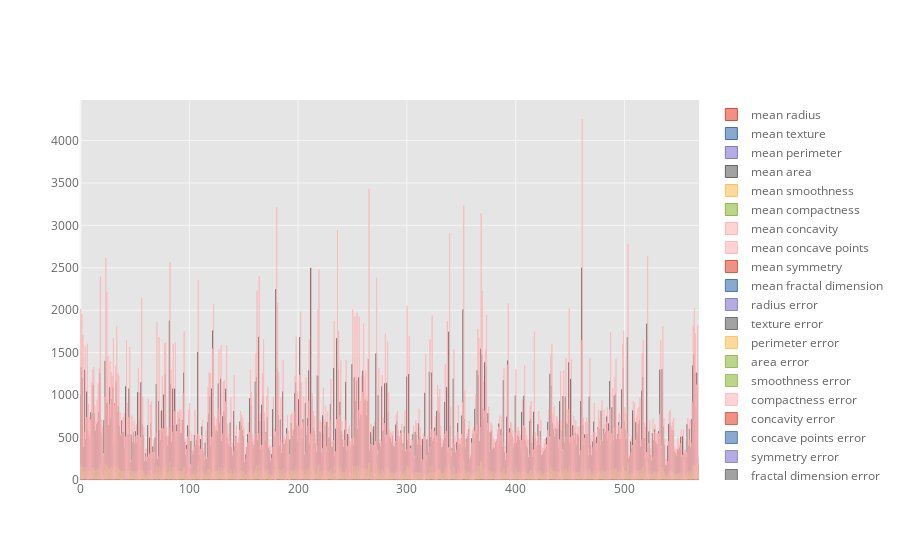

Here is the notebook cell this chart was saved with:
### Code cell
df.iplot(kind="bar")

### Figure 1 — Plotly figure (JSON) as saved in the notebook; plotly's stock layout.template omitted (floating-point values rounded to 4 significant figures; data arrays with more than 128 entries replaced by an {"elided": "..."} marker saying what was removed)
{"data": [{"marker": {"color": "rgba(226, 74, 51, 0.6)", "line": {"color": "rgba(226, 74, 51, 1.0)", "width": 1}}, "name": "mean radius", "orientation": "v", "text": "", "x": {"elided": "569 int values"}, "y": {"elided": "569 float values"}, "type": "bar"}, {"marker": {"color": "rgba(62, 111, 176, 0.6)", "line": {"color": "rgba(62, 111, 176, 1.0)", "width": 1}}, "name": "mean texture", "orientation": "v", "text": "", "x": {"elided": "569 int values"}, "y": {"elided": "569 float values"}, "type": "bar"}, {"marker": {"color": "rgba(132, 118, 202, 0.6)", "line": {"color": "rgba(132, 118, 202, 1.0)", "width": 1}}, "name": "mean perimeter", "orientation": "v", "text": "", "x": {"elided": "569 int values"}, "y": {"elided": "569 float values"}, "type": "bar"}, {"marker": {"color": "rgba(101, 101, 101, 0.6)", "line": {"color": "rgba(101, 101, 101, 1.0)", "width": 1}}, "name": "mean area", "orientation": "v", "text": "", "x": {"elided": "569 int values"}, "y": {"elided": "569 float values"}, "type": "bar"}, {"marker": {"color": "rgba(251, 193, 94, 0.6)", "line": {"color": "rgba(251, 193, 94, 1.0)", "width": 1}}, "name": "mean smoothness", "orientation": "v", "text": "", "x": {"elided": "569 int values"}, "y": {"elided": "569 float values"}, "type": "bar"}, {"marker": {"color": "rgba(142, 186, 66, 0.6)", "line": {"color": "rgba(142, 186, 66, 1.0)", "width": 1}}, "name": "mean compactness", "orientation": "v", "text": "", "x": {"elided": "569 int values"}, "y": {"elided": "569 float values"}, "type": "bar"}, {"marker": {"color": "rgba(255, 181, 184, 0.6)", "line": {"color": "rgba(255, 181, 184, 1.0)", "width": 1}}, "name": "mean concavity", "orientation": "v", "text": "", "x": {"elided": "569 int values"}, "y": {"elided": "569 float values"}, "type": "bar"}, {"marker": {"color": "rgba(255, 181, 184, 0.6)", "line": {"color": "rgba(255, 181, 184, 0.8999999999999999)", "width": 1}}, "name": "mean concave points", "orientation": "v", "text": "", "x": {"elided": "569 int values"}, "y": {"elided": "569 float values"}, "type": "bar"}, {"marker": {"color": "rgba(226, 74, 51, 0.6)", "line": {"color": "rgba(226, 74, 51, 0.8999999999999999)", "width": 1}}, "name": "mean symmetry", "orientation": "v", "text": "", "x": {"elided": "569 int values"}, "y": {"elided": "569 float values"}, "type": "bar"}, {"marker": {"color": "rgba(62, 111, 176, 0.6)", "line": {"color": "rgba(62, 111, 176, 0.8999999999999999)", "width": 1}}, "name": "mean fractal dimension", "orientation": "v", "text": "", "x": {"elided": "569 int values"}, "y": {"elided": "569 float values"}, "type": "bar"}, {"marker": {"color": "rgba(132, 118, 202, 0.6)", "line": {"color": "rgba(132, 118, 202, 0.8999999999999999)", "width": 1}}, "name": "radius error", "orientation": "v", "text": "", "x": {"elided": "569 int values"}, "y": {"elided": "569 float values"}, "type": "bar"}, {"marker": {"color": "rgba(101, 101, 101, 0.6)", "line": {"color": "rgba(101, 101, 101, 0.8999999999999999)", "width": 1}}, "name": "texture error", "orientation": "v", "text": "", "x": {"elided": "569 int values"}, "y": {"elided": "569 float values"}, "type": "bar"}, {"marker": {"color": "rgba(251, 193, 94, 0.6)", "line": {"color": "rgba(251, 193, 94, 0.8999999999999999)", "width": 1}}, "name": "perimeter error", "orientation": "v", "text": "", "x": {"elided": "569 int values"}, "y": {"elided": "569 float values"}, "type": "bar"}, {"marker": {"color": "rgba(142, 186, 66, 0.6)", "line": {"color": "rgba(142, 186, 66, 0.8999999999999999)", "width": 1}}, "name": "area error", "orientation": "v", "text": "", "x": {"elided": "569 int values"}, "y": {"elided": "569 float values"}, "type": "bar"}, {"marker": {"color": "rgba(142, 186, 66, 0.6)", "line": {"color": "rgba(142, 186, 66, 0.7999999999999998)", "width": 1}}, "name": "smoothness error", "orientation": "v", "text": "", "x": {"elided": "569 int values"}, "y": {"elided": "569 float values"}, "type": "bar"}, {"marker": {"color": "rgba(255, 181, 184, 0.6)", "line": {"color": "rgba(255, 181, 184, 0.7999999999999998)", "width": 1}}, "name": "compactness error", "orientation": "v", "text": "", "x": {"elided": "569 int values"}, "y": {"elided": "569 float values"}, "type": "bar"}, {"marker": {"color": "rgba(226, 74, 51, 0.6)", "line": {"color": "rgba(226, 74, 51, 0.7999999999999998)", "width": 1}}, "name": "concavity error", "orientation": "v", "text": "", "x": {"elided": "569 int values"}, "y": {"elided": "569 float values"}, "type": "bar"}, {"marker": {"color": "rgba(62, 111, 176, 0.6)", "line": {"color": "rgba(62, 111, 176, 0.7999999999999998)", "width": 1}}, "name": "concave points error", "orientation": "v", "text": "", "x": {"elided": "569 int values"}, "y": {"elided": "569 float values"}, "type": "bar"}, {"marker": {"color": "rgba(132, 118, 202, 0.6)", "line": {"color": "rgba(132, 118, 202, 0.7999999999999998)", "width": 1}}, "name": "symmetry error", "orientation": "v", "text": "", "x": {"elided": "569 int values"}, "y": {"elided": "569 float values"}, "type": "bar"}, {"marker": {"color": "rgba(101, 101, 101, 0.6)", "line": {"color": "rgba(101, 101, 101, 0.7999999999999998)", "width": 1}}, "name": "fractal dimension error", "orientation": "v", "text": "", "x": {"elided": "569 int values"}, "y": {"elided": "569 float values"}, "type": "bar"}, {"marker": {"color": "rgba(251, 193, 94, 0.6)", "line": {"color": "rgba(251, 193, 94, 0.7999999999999998)", "width": 1}}, "name": "worst radius", "orientation": "v", "text": "", "x": {"elided": "569 int values"}, "y": {"elided": "569 float values"}, "type": "bar"}, {"marker": {"color": "rgba(251, 193, 94, 0.6)", "line": {"color": "rgba(251, 193, 94, 0.7)", "width": 1}}, "name": "worst texture", "orientation": "v", "text": "", "x": {"elided": "569 int values"}, "y": {"elided": "569 float values"}, "type": "bar"}, {"marker": {"color": "rgba(142, 186, 66, 0.6)", "line": {"color": "rgba(142, 186, 66, 0.7)", "width": 1}}, "name": "worst perimeter", "orientation": "v", "text": "", "x": {"elided": "569 int values"}, "y": {"elided": "569 float values"}, "type": "bar"}, {"marker": {"color": "rgba(255, 181, 184, 0.6)", "line": {"color": "rgba(255, 181, 184, 0.7)", "width": 1}}, "name": "worst area", "orientation": "v", "text": "", "x": {"elided": "569 int values"}, "y": {"elided": "569 float values"}, "type": "bar"}, {"marker": {"color": "rgba(226, 74, 51, 0.6)", "line": {"color": "rgba(226, 74, 51, 0.7)", "width": 1}}, "name": "worst smoothness", "orientation": "v", "text": "", "x": {"elided": "569 int values"}, "y": {"elided": "569 float values"}, "type": "bar"}, {"marker": {"color": "rgba(62, 111, 176, 0.6)", "line": {"color": "rgba(62, 111, 176, 0.7)", "width": 1}}, "name": "worst compactness", "orientation": "v", "text": "", "x": {"elided": "569 int values"}, "y": {"elided": "569 float values"}, "type": "bar"}, {"marker": {"color": "rgba(132, 118, 202, 0.6)", "line": {"color": "rgba(132, 118, 202, 0.7)", "width": 1}}, "name": "worst concavity", "orientation": "v", "text": "", "x": {"elided": "569 int values"}, "y": {"elided": "569 float values"}, "type": "bar"}, {"marker": {"color": "rgba(101, 101, 101, 0.6)", "line": {"color": "rgba(101, 101, 101, 0.7)", "width": 1}}, "name": "worst concave points", "orientation": "v", "text": "", "x": {"elided": "569 int values"}, "y": {"elided": "569 float values"}, "type": "bar"}, {"marker": {"color": "rgba(101, 101, 101, 0.6)", "line": {"color": "rgba(101, 101, 101, 0.5999999999999999)", "width": 1}}, "name": "worst symmetry", "orientation": "v", "text": "", "x": {"elided": "569 int values"}, "y": {"elided": "569 float values"}, "type": "bar"}, {"marker": {"color": "rgba(251, 193, 94, 0.6)", "line": {"color": "rgba(251, 193, 94, 0.5999999999999999)", "width": 1}}, "name": "worst fractal dimension", "orientation": "v", "text": "", "x": {"elided": "569 int values"}, "y": {"elided": "569 float values"}, "type": "bar"}], "layout": {"legend": {"bgcolor": "#FFFFFF", "font": {"color": "#666666"}}, "paper_bgcolor": "#FFFFFF", "plot_bgcolor": "#E5E5E5", "title": {"font": {"color": "#151516"}}, "xaxis": {"gridcolor": "#F6F6F6", "showgrid": true, "tickfont": {"color": "#666666"}, "title": {"font": {"color": "#666666"}, "text": ""}, "zerolinecolor": "#F6F6F6"}, "yaxis": {"gridcolor": "#F6F6F6", "showgrid": true, "tickfont": {"color": "#666666"}, "title": {"font": {"color": "#666666"}, "text": ""}, "zerolinecolor": "#F6F6F6"}}}
